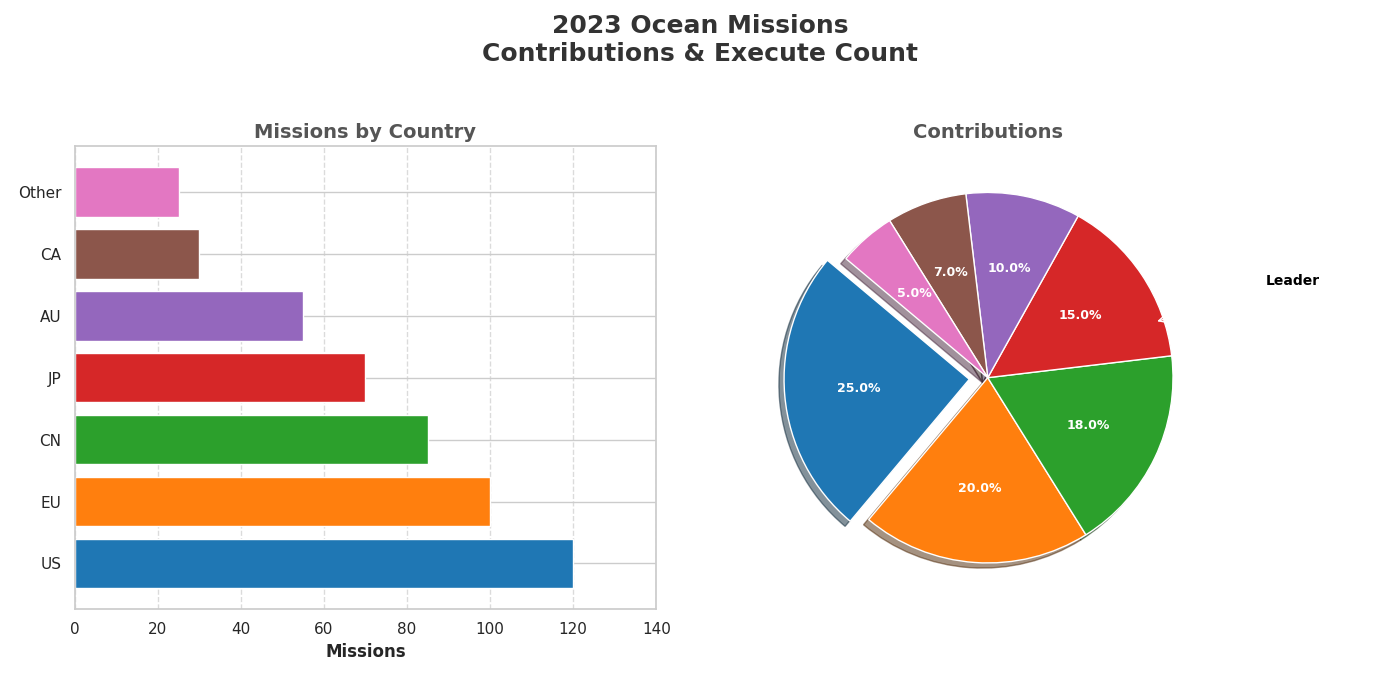

Generate this figure with Python:
import matplotlib.pyplot as plt
import numpy as np

countries = ['US', 'EU', 'CN', 'JP', 'AU', 'CA', 'Other']
contributions = [25, 20, 18, 15, 10, 7, 5]
missions = [120, 100, 85, 70, 55, 30, 25]

colors = ['#1f77b4', '#ff7f0e', '#2ca02c', '#d62728', '#9467bd', '#8c564b', '#e377c2']

fig, (ax1, ax2) = plt.subplots(1, 2, figsize=(14, 7))
fig.suptitle("2023 Ocean Missions\nContributions & Execute Count", fontsize=18, fontweight='bold', color='#333')

ax1.barh(countries, missions, color=colors)
ax1.set_xlabel('Missions', fontsize=12, fontweight='bold')
ax1.set_title("Missions by Country", fontsize=14, fontweight='bold', color='#555')
ax1.grid(axis='x', linestyle='--', alpha=0.7)
ax1.set_xlim(0, max(missions) + 20)

wedges, texts, autotexts = ax2.pie(
    contributions, 
    labels=countries, 
    autopct='%1.1f%%', 
    startangle=140, 
    colors=colors, 
    explode=(0.1, 0, 0, 0, 0, 0, 0),
    shadow=True,
    textprops=dict(color="white", fontsize=9, weight="bold")
)

ax2.set_title("Contributions", fontsize=14, fontweight='bold', color='#555')

ax2.annotate(
    'Leader',
    xy=(0.9, 0.3),
    xytext=(1.5, 0.5),
    arrowprops=dict(facecolor='black', arrowstyle='->'),
    fontsize=10,
    fontweight='bold',
    color='black'
)

plt.tight_layout(rect=[0, 0.03, 1, 0.95])

plt.show()
